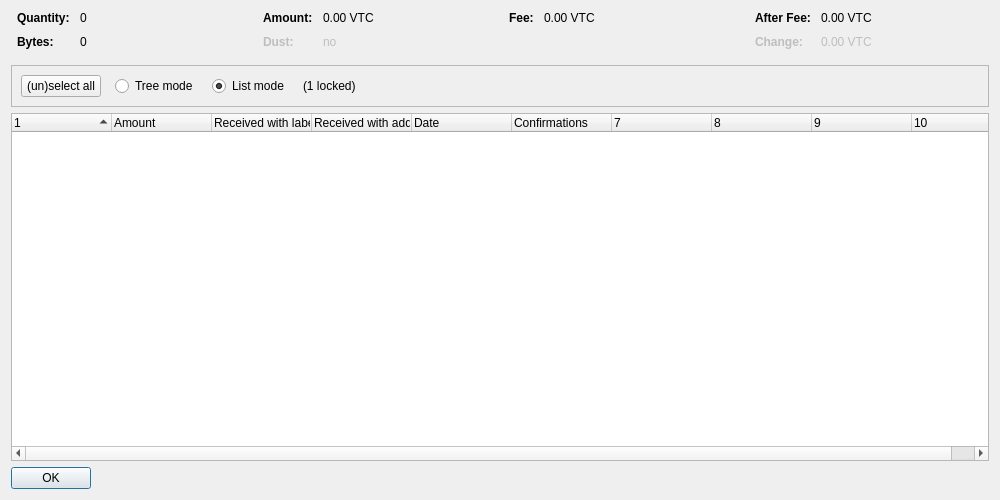
<?xml version="1.0" encoding="UTF-8"?>
<ui version="4.0">
 <class>CoinControlDialog</class>
 <widget class="QDialog" name="CoinControlDialog">
  <property name="geometry">
   <rect>
    <x>0</x>
    <y>0</y>
    <width>1000</width>
    <height>500</height>
   </rect>
  </property>
  <property name="windowTitle">
   <string>Coin Selection</string>
  </property>
  <layout class="QVBoxLayout" name="verticalLayout">
   <item>
    <layout class="QHBoxLayout" name="horizontalLayoutTop" stretch="0,0,0,0">
     <property name="topMargin">
      <number>0</number>
     </property>
     <property name="bottomMargin">
      <number>10</number>
     </property>
     <item>
      <layout class="QFormLayout" name="formLayoutCoinControl1">
       <property name="horizontalSpacing">
        <number>10</number>
       </property>
       <property name="verticalSpacing">
        <number>10</number>
       </property>
       <property name="leftMargin">
        <number>6</number>
       </property>
       <property name="rightMargin">
        <number>6</number>
       </property>
       <item row="0" column="0">
        <widget class="QLabel" name="labelCoinControlQuantityText">
         <property name="font">
          <font>
           <weight>75</weight>
           <bold>true</bold>
          </font>
         </property>
         <property name="text">
          <string>Quantity:</string>
         </property>
        </widget>
       </item>
       <item row="0" column="1">
        <widget class="QLabel" name="labelCoinControlQuantity">
         <property name="cursor">
          <cursorShape>IBeamCursor</cursorShape>
         </property>
         <property name="contextMenuPolicy">
          <enum>Qt::ActionsContextMenu</enum>
         </property>
         <property name="text">
          <string notr="true">0</string>
         </property>
         <property name="textInteractionFlags">
          <set>Qt::LinksAccessibleByMouse|Qt::TextSelectableByKeyboard|Qt::TextSelectableByMouse</set>
         </property>
        </widget>
       </item>
       <item row="1" column="0">
        <widget class="QLabel" name="labelCoinControlBytesText">
         <property name="font">
          <font>
           <weight>75</weight>
           <bold>true</bold>
          </font>
         </property>
         <property name="text">
          <string>Bytes:</string>
         </property>
        </widget>
       </item>
       <item row="1" column="1">
        <widget class="QLabel" name="labelCoinControlBytes">
         <property name="cursor">
          <cursorShape>IBeamCursor</cursorShape>
         </property>
         <property name="contextMenuPolicy">
          <enum>Qt::ActionsContextMenu</enum>
         </property>
         <property name="text">
          <string notr="true">0</string>
         </property>
         <property name="textInteractionFlags">
          <set>Qt::LinksAccessibleByMouse|Qt::TextSelectableByKeyboard|Qt::TextSelectableByMouse</set>
         </property>
        </widget>
       </item>
      </layout>
     </item>
     <item>
      <layout class="QFormLayout" name="formLayoutCoinControl2">
       <property name="horizontalSpacing">
        <number>10</number>
       </property>
       <property name="verticalSpacing">
        <number>10</number>
       </property>
       <property name="leftMargin">
        <number>6</number>
       </property>
       <property name="rightMargin">
        <number>6</number>
       </property>
       <item row="0" column="0">
        <widget class="QLabel" name="labelCoinControlAmountText">
         <property name="font">
          <font>
           <weight>75</weight>
           <bold>true</bold>
          </font>
         </property>
         <property name="text">
          <string>Amount:</string>
         </property>
        </widget>
       </item>
       <item row="0" column="1">
        <widget class="QLabel" name="labelCoinControlAmount">
         <property name="cursor">
          <cursorShape>IBeamCursor</cursorShape>
         </property>
         <property name="contextMenuPolicy">
          <enum>Qt::ActionsContextMenu</enum>
         </property>
         <property name="text">
          <string notr="true">0.00 VTC</string>
         </property>
         <property name="textInteractionFlags">
          <set>Qt::LinksAccessibleByMouse|Qt::TextSelectableByKeyboard|Qt::TextSelectableByMouse</set>
         </property>
        </widget>
       </item>
       <item row="1" column="0">
        <widget class="QLabel" name="labelCoinControlLowOutputText">
         <property name="enabled">
          <bool>false</bool>
         </property>
         <property name="font">
          <font>
           <weight>75</weight>
           <bold>true</bold>
          </font>
         </property>
         <property name="text">
          <string>Dust:</string>
         </property>
        </widget>
       </item>
       <item row="1" column="1">
        <widget class="QLabel" name="labelCoinControlLowOutput">
         <property name="enabled">
          <bool>false</bool>
         </property>
         <property name="cursor">
          <cursorShape>IBeamCursor</cursorShape>
         </property>
         <property name="contextMenuPolicy">
          <enum>Qt::ActionsContextMenu</enum>
         </property>
         <property name="text">
          <string notr="true">no</string>
         </property>
         <property name="textInteractionFlags">
          <set>Qt::LinksAccessibleByMouse|Qt::TextSelectableByKeyboard|Qt::TextSelectableByMouse</set>
         </property>
        </widget>
       </item>
      </layout>
     </item>
     <item>
      <layout class="QFormLayout" name="formLayoutCoinControl3">
       <property name="horizontalSpacing">
        <number>10</number>
       </property>
       <property name="verticalSpacing">
        <number>10</number>
       </property>
       <property name="leftMargin">
        <number>6</number>
       </property>
       <property name="rightMargin">
        <number>6</number>
       </property>
       <item row="0" column="0">
        <widget class="QLabel" name="labelCoinControlFeeText">
         <property name="font">
          <font>
           <weight>75</weight>
           <bold>true</bold>
          </font>
         </property>
         <property name="text">
          <string>Fee:</string>
         </property>
        </widget>
       </item>
       <item row="0" column="1">
        <widget class="QLabel" name="labelCoinControlFee">
         <property name="cursor">
          <cursorShape>IBeamCursor</cursorShape>
         </property>
         <property name="contextMenuPolicy">
          <enum>Qt::ActionsContextMenu</enum>
         </property>
         <property name="text">
          <string notr="true">0.00 VTC</string>
         </property>
         <property name="textInteractionFlags">
          <set>Qt::LinksAccessibleByMouse|Qt::TextSelectableByKeyboard|Qt::TextSelectableByMouse</set>
         </property>
        </widget>
       </item>
      </layout>
     </item>
     <item>
      <layout class="QFormLayout" name="formLayoutCoinControl4">
       <property name="horizontalSpacing">
        <number>10</number>
       </property>
       <property name="verticalSpacing">
        <number>10</number>
       </property>
       <property name="leftMargin">
        <number>6</number>
       </property>
       <property name="rightMargin">
        <number>6</number>
       </property>
       <item row="0" column="0">
        <widget class="QLabel" name="labelCoinControlAfterFeeText">
         <property name="font">
          <font>
           <weight>75</weight>
           <bold>true</bold>
          </font>
         </property>
         <property name="text">
          <string>After Fee:</string>
         </property>
        </widget>
       </item>
       <item row="0" column="1">
        <widget class="QLabel" name="labelCoinControlAfterFee">
         <property name="cursor">
          <cursorShape>IBeamCursor</cursorShape>
         </property>
         <property name="contextMenuPolicy">
          <enum>Qt::ActionsContextMenu</enum>
         </property>
         <property name="text">
          <string notr="true">0.00 VTC</string>
         </property>
         <property name="textInteractionFlags">
          <set>Qt::LinksAccessibleByMouse|Qt::TextSelectableByKeyboard|Qt::TextSelectableByMouse</set>
         </property>
        </widget>
       </item>
       <item row="1" column="0">
        <widget class="QLabel" name="labelCoinControlChangeText">
         <property name="enabled">
          <bool>false</bool>
         </property>
         <property name="font">
          <font>
           <weight>75</weight>
           <bold>true</bold>
          </font>
         </property>
         <property name="text">
          <string>Change:</string>
         </property>
        </widget>
       </item>
       <item row="1" column="1">
        <widget class="QLabel" name="labelCoinControlChange">
         <property name="enabled">
          <bool>false</bool>
         </property>
         <property name="cursor">
          <cursorShape>IBeamCursor</cursorShape>
         </property>
         <property name="contextMenuPolicy">
          <enum>Qt::ActionsContextMenu</enum>
         </property>
         <property name="text">
          <string notr="true">0.00 VTC</string>
         </property>
         <property name="textInteractionFlags">
          <set>Qt::LinksAccessibleByMouse|Qt::TextSelectableByKeyboard|Qt::TextSelectableByMouse</set>
         </property>
        </widget>
       </item>
      </layout>
     </item>
    </layout>
   </item>
   <item>
    <widget class="QFrame" name="frame">
     <property name="minimumSize">
      <size>
       <width>0</width>
       <height>40</height>
      </size>
     </property>
     <property name="frameShape">
      <enum>QFrame::StyledPanel</enum>
     </property>
     <property name="frameShadow">
      <enum>QFrame::Sunken</enum>
     </property>
     <layout class="QHBoxLayout" name="horizontalLayout">
      <item>
       <layout class="QHBoxLayout" name="horizontalLayoutPanel" stretch="0,0,0,0,0">
        <property name="spacing">
         <number>14</number>
        </property>
        <item>
         <widget class="QPushButton" name="pushButtonSelectAll">
          <property name="sizePolicy">
           <sizepolicy hsizetype="Maximum" vsizetype="Fixed">
            <horstretch>0</horstretch>
            <verstretch>0</verstretch>
           </sizepolicy>
          </property>
          <property name="text">
           <string>(un)select all</string>
          </property>
          <property name="autoDefault">
           <bool>false</bool>
          </property>
         </widget>
        </item>
        <item>
         <widget class="QRadioButton" name="radioTreeMode">
          <property name="sizePolicy">
           <sizepolicy hsizetype="Maximum" vsizetype="Fixed">
            <horstretch>0</horstretch>
            <verstretch>0</verstretch>
           </sizepolicy>
          </property>
          <property name="text">
           <string>Tree mode</string>
          </property>
         </widget>
        </item>
        <item>
         <widget class="QRadioButton" name="radioListMode">
          <property name="sizePolicy">
           <sizepolicy hsizetype="Maximum" vsizetype="Fixed">
            <horstretch>0</horstretch>
            <verstretch>0</verstretch>
           </sizepolicy>
          </property>
          <property name="text">
           <string>List mode</string>
          </property>
          <property name="checked">
           <bool>true</bool>
          </property>
         </widget>
        </item>
        <item>
         <widget class="QLabel" name="labelLocked">
          <property name="text">
           <string notr="true">(1 locked)</string>
          </property>
         </widget>
        </item>
        <item>
         <spacer name="horizontalSpacer">
          <property name="orientation">
           <enum>Qt::Horizontal</enum>
          </property>
          <property name="sizeHint" stdset="0">
           <size>
            <width>40</width>
            <height>20</height>
           </size>
          </property>
         </spacer>
        </item>
       </layout>
      </item>
     </layout>
    </widget>
   </item>
   <item>
    <widget class="CoinControlTreeWidget" name="treeWidget">
     <property name="contextMenuPolicy">
      <enum>Qt::CustomContextMenu</enum>
     </property>
     <property name="sortingEnabled">
      <bool>false</bool>
     </property>
     <property name="columnCount">
      <number>10</number>
     </property>
     <attribute name="headerShowSortIndicator" stdset="0">
      <bool>true</bool>
     </attribute>
     <attribute name="headerStretchLastSection">
      <bool>false</bool>
     </attribute>
     <column>
      <property name="text">
       <string/>
      </property>
     </column>
     <column>
      <property name="text">
       <string>Amount</string>
      </property>
     </column>
     <column>
      <property name="text">
       <string>Received with label</string>
      </property>
     </column>
     <column>
      <property name="text">
       <string>Received with address</string>
      </property>
     </column>
     <column>
      <property name="text">
       <string>Date</string>
      </property>
     </column>
     <column>
      <property name="text">
       <string>Confirmations</string>
      </property>
      <property name="toolTip">
       <string>Confirmed</string>
      </property>
     </column>
     <column>
      <property name="text">
       <string/>
      </property>
     </column>
     <column>
      <property name="text">
       <string/>
      </property>
     </column>
     <column>
      <property name="text">
       <string/>
      </property>
     </column>
     <column>
      <property name="text">
       <string/>
      </property>
     </column>
    </widget>
   </item>
   <item>
    <widget class="QDialogButtonBox" name="buttonBox">
     <property name="sizePolicy">
      <sizepolicy hsizetype="Maximum" vsizetype="Fixed">
       <horstretch>0</horstretch>
       <verstretch>0</verstretch>
      </sizepolicy>
     </property>
     <property name="orientation">
      <enum>Qt::Horizontal</enum>
     </property>
     <property name="standardButtons">
      <set>QDialogButtonBox::Ok</set>
     </property>
    </widget>
   </item>
  </layout>
 </widget>
 <customwidgets>
  <customwidget>
   <class>CoinControlTreeWidget</class>
   <extends>QTreeWidget</extends>
   <header>coincontroltreewidget.h</header>
  </customwidget>
 </customwidgets>
 <resources/>
 <connections/>
</ui>
